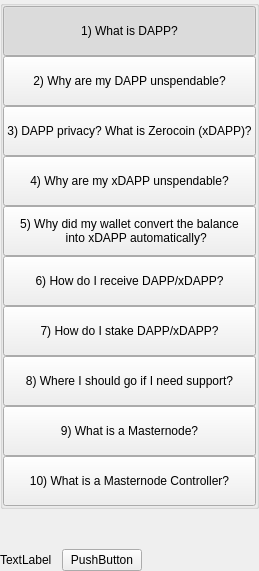
         <widget class="QWidget" name="left" native="true">
          <layout class="QVBoxLayout" name="verticalLayout_3">
           <property name="leftMargin">
            <number>0</number>
           </property>
           <property name="topMargin">
            <number>0</number>
           </property>
           <property name="rightMargin">
            <number>0</number>
           </property>
           <property name="bottomMargin">
            <number>0</number>
           </property>
           <item>
            <layout class="QVBoxLayout" name="verticalLayout_2">
             <property name="spacing">
              <number>0</number>
             </property>
             <item>
              <widget class="QWidget" name="containerButtons" native="true">
               <layout class="QVBoxLayout" name="verticalLayout">
                <property name="spacing">
                 <number>0</number>
                </property>
                <property name="leftMargin">
                 <number>0</number>
                </property>
                <property name="topMargin">
                 <number>0</number>
                </property>
                <property name="rightMargin">
                 <number>0</number>
                </property>
                <property name="bottomMargin">
                 <number>0</number>
                </property>
                <item>
                 <widget class="QGroupBox" name="groupBox">
                  <property name="title">
                   <string/>
                  </property>
                  <layout class="QVBoxLayout" name="verticalLayout_9">
                   <property name="spacing">
                    <number>0</number>
                   </property>
                   <property name="leftMargin">
                    <number>0</number>
                   </property>
                   <property name="topMargin">
                    <number>0</number>
                   </property>
                   <property name="rightMargin">
                    <number>0</number>
                   </property>
                   <property name="bottomMargin">
                    <number>0</number>
                   </property>
                   <item>
                    <widget class="QPushButton" name="pushButtonFaq1">
                     <property name="minimumSize">
                      <size>
                       <width>0</width>
                       <height>50</height>
                      </size>
                     </property>
                     <property name="maximumSize">
                      <size>
                       <width>16777215</width>
                       <height>50</height>
                      </size>
                     </property>
                     <property name="focusPolicy">
                      <enum>Qt::NoFocus</enum>
                     </property>
                     <property name="text">
                      <string>1) What is DAPP?</string>
                     </property>
                     <property name="checkable">
                      <bool>true</bool>
                     </property>
                     <property name="checked">
                      <bool>true</bool>
                     </property>
                     <property name="autoExclusive">
                      <bool>true</bool>
                     </property>
                    </widget>
                   </item>
                   <item>
                    <widget class="QPushButton" name="pushButtonFaq2">
                     <property name="minimumSize">
                      <size>
                       <width>0</width>
                       <height>50</height>
                      </size>
                     </property>
                     <property name="maximumSize">
                      <size>
                       <width>16777215</width>
                       <height>50</height>
                      </size>
                     </property>
                     <property name="focusPolicy">
                      <enum>Qt::NoFocus</enum>
                     </property>
                     <property name="text">
                      <string>2) Why are my DAPP unspendable?</string>
                     </property>
                     <property name="checkable">
                      <bool>true</bool>
                     </property>
                     <property name="autoExclusive">
                      <bool>true</bool>
                     </property>
                    </widget>
                   </item>
                   <item>
                    <widget class="QPushButton" name="pushButtonFaq3">
                     <property name="minimumSize">
                      <size>
                       <width>0</width>
                       <height>50</height>
                      </size>
                     </property>
                     <property name="maximumSize">
                      <size>
                       <width>16777215</width>
                       <height>16777215</height>
                      </size>
                     </property>
                     <property name="focusPolicy">
                      <enum>Qt::NoFocus</enum>
                     </property>
                     <property name="text">
                      <string>3) DAPP privacy? What is Zerocoin (xDAPP)?</string>
                     </property>
                     <property name="checkable">
                      <bool>true</bool>
                     </property>
                     <property name="autoExclusive">
                      <bool>true</bool>
                     </property>
                    </widget>
                   </item>
                   <item>
                    <widget class="QPushButton" name="pushButtonFaq4">
                     <property name="minimumSize">
                      <size>
                       <width>0</width>
                       <height>50</height>
                      </size>
                     </property>
                     <property name="maximumSize">
                      <size>
                       <width>16777215</width>
                       <height>16777215</height>
                      </size>
                     </property>
                     <property name="focusPolicy">
                      <enum>Qt::NoFocus</enum>
                     </property>
                     <property name="text">
                      <string>4) Why are my xDAPP unspendable?</string>
                     </property>
                     <property name="checkable">
                      <bool>true</bool>
                     </property>
                     <property name="autoExclusive">
                      <bool>true</bool>
                     </property>
                    </widget>
                   </item>
                   <item>
                    <widget class="QPushButton" name="pushButtonFaq5">
                     <property name="minimumSize">
                      <size>
                       <width>0</width>
                       <height>50</height>
                      </size>
                     </property>
                     <property name="focusPolicy">
                      <enum>Qt::NoFocus</enum>
                     </property>
                     <property name="text">
                      <string>5) Why did my wallet convert the balance
    into xDAPP automatically?</string>
                     </property>
                     <property name="checkable">
                      <bool>true</bool>
                     </property>
                     <property name="autoExclusive">
                      <bool>true</bool>
                     </property>
                    </widget>
                   </item>
                   <item>
                    <widget class="QPushButton" name="pushButtonFaq6">
                     <property name="minimumSize">
                      <size>
                       <width>0</width>
                       <height>50</height>
                      </size>
                     </property>
                     <property name="focusPolicy">
                      <enum>Qt::NoFocus</enum>
                     </property>
                     <property name="text">
                      <string>6) How do I receive DAPP/xDAPP?</string>
                     </property>
                     <property name="checkable">
                      <bool>true</bool>
                     </property>
                     <property name="autoExclusive">
                      <bool>true</bool>
                     </property>
                    </widget>
                   </item>
                   <item>
                    <widget class="QPushButton" name="pushButtonFaq7">
                     <property name="minimumSize">
                      <size>
                       <width>0</width>
                       <height>50</height>
                      </size>
                     </property>
                     <property name="focusPolicy">
                      <enum>Qt::NoFocus</enum>
                     </property>
                     <property name="text">
                      <string>7) How do I stake DAPP/xDAPP?</string>
                     </property>
                     <property name="checkable">
                      <bool>true</bool>
                     </property>
                     <property name="autoExclusive">
                      <bool>true</bool>
                     </property>
                    </widget>
                   </item>
                   <item>
                    <widget class="QPushButton" name="pushButtonFaq8">
                     <property name="minimumSize">
                      <size>
                       <width>0</width>
                       <height>50</height>
                      </size>
                     </property>
                     <property name="focusPolicy">
                      <enum>Qt::NoFocus</enum>
                     </property>
                     <property name="text">
                      <string>8) Where I should go if I need support?</string>
                     </property>
                     <property name="checkable">
                      <bool>true</bool>
                     </property>
                     <property name="autoExclusive">
                      <bool>true</bool>
                     </property>
                    </widget>
                   </item>
                   <item>
                    <widget class="QPushButton" name="pushButtonFaq9">
                     <property name="minimumSize">
                      <size>
                       <width>0</width>
                       <height>50</height>
                      </size>
                     </property>
                     <property name="focusPolicy">
                      <enum>Qt::NoFocus</enum>
                     </property>
                     <property name="text">
                      <string>9) What is a Masternode?</string>
                     </property>
                     <property name="checkable">
                      <bool>true</bool>
                     </property>
                     <property name="autoExclusive">
                      <bool>true</bool>
                     </property>
                    </widget>
                   </item>
                   <item>
                    <widget class="QPushButton" name="pushButtonFaq10">
                     <property name="minimumSize">
                      <size>
                       <width>0</width>
                       <height>50</height>
                      </size>
                     </property>
                     <property name="focusPolicy">
                      <enum>Qt::NoFocus</enum>
                     </property>
                     <property name="text">
                      <string>10) What is a Masternode Controller?</string>
                     </property>
                     <property name="checkable">
                      <bool>true</bool>
                     </property>
                     <property name="autoExclusive">
                      <bool>true</bool>
                     </property>
                    </widget>
                   </item>
                  </layout>
                 </widget>
                </item>
               </layout>
              </widget>
             </item>
             <item>
              <spacer name="verticalSpacer">
               <property name="orientation">
                <enum>Qt::Vertical</enum>
               </property>
               <property name="sizeHint" stdset="0">
                <size>
                 <width>20</width>
                 <height>40</height>
                </size>
               </property>
              </spacer>
             </item>
             <item>
              <layout class="QHBoxLayout" name="horizontalLayout_2">
               <item>
                <widget class="QLabel" name="labelWebLink">
                 <property name="text">
                  <string>TextLabel</string>
                 </property>
                </widget>
               </item>
               <item>
                <spacer name="horizontalSpacer_4">
                 <property name="orientation">
                  <enum>Qt::Horizontal</enum>
                 </property>
                 <property name="sizeType">
                  <enum>QSizePolicy::Minimum</enum>
                 </property>
                 <property name="sizeHint" stdset="0">
                  <size>
                   <width>10</width>
                   <height>20</height>
                  </size>
                 </property>
                </spacer>
               </item>
               <item>
                <widget class="QPushButton" name="pushButtonWebLink">
                 <property name="focusPolicy">
                  <enum>Qt::NoFocus</enum>
                 </property>
                 <property name="text">
                  <string>PushButton</string>
                 </property>
                </widget>
               </item>
               <item>
                <spacer name="horizontalSpacer_2">
                 <property name="orientation">
                  <enum>Qt::Horizontal</enum>
                 </property>
                 <property name="sizeHint" stdset="0">
                  <size>
                   <width>40</width>
                   <height>20</height>
                  </size>
                 </property>
                </spacer>
               </item>
              </layout>
             </item>
            </layout>
           </item>
          </layout>
         </widget>
